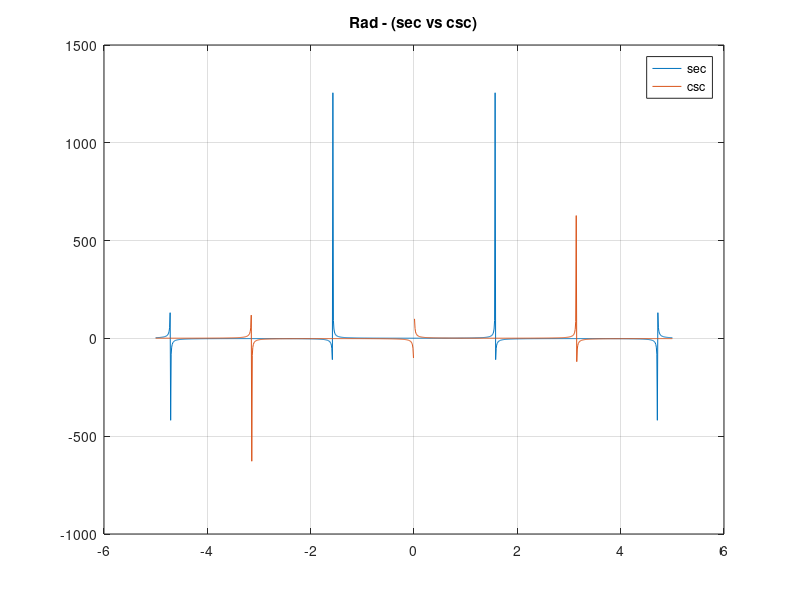
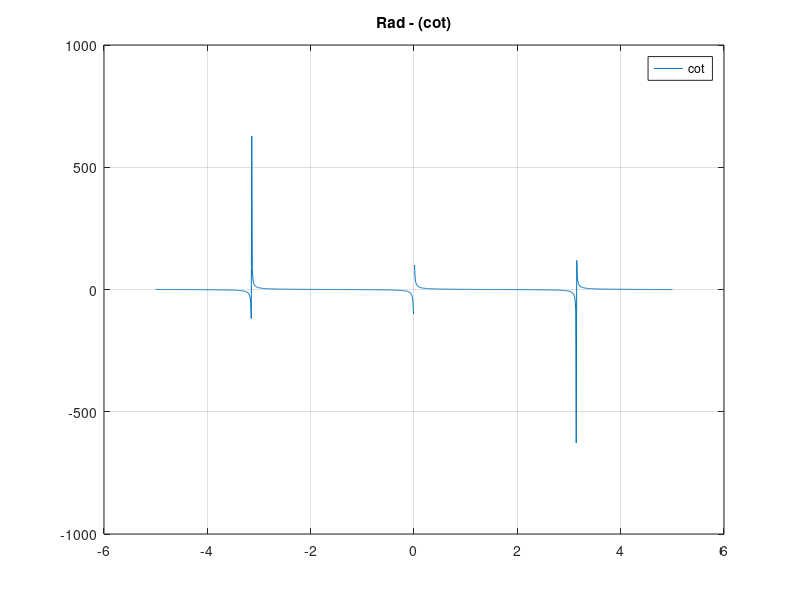

Source code (MATLAB) for these figures, in order:
#figure('Trigonometry');
figure('name','Trigonometry - Sec vs Csc');
%x=[-pi:0.01:pi];
x = -5:0.01:5;

y = sec(x);
y2 = csc(x);

% Plot the signal versus time:
plot(x,y);
hold on;
plot(x,y2);
grid on;
%xlabel('time (in seconds)');
title('Rad - (sec vs csc)');
legend('sec', 'csc')

figure('name','Trigonometry - Cot');

y3 = cot(x);

plot(x,y3);
grid on;

title('Rad - (cot)');
legend('cot')
